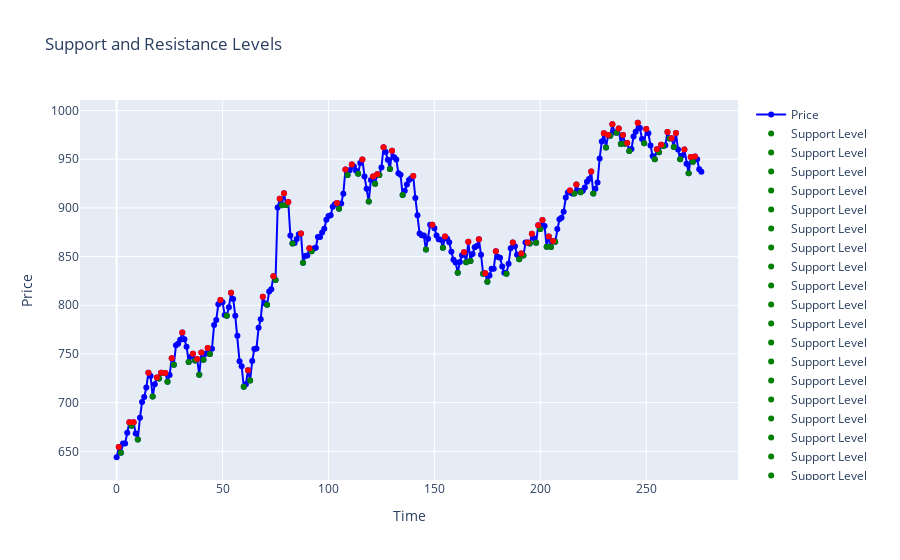

The code cell stored with this chart in its notebook:
### Code cell
import plotly.graph_objects as go

fig = go.Figure()

# Create the price data trace
price_trace = go.Scatter(
    x=list(range(len(price_data))),
    y=price_data,
    mode='lines+markers',
    line=dict(color='blue'),
    marker=dict(color='blue'),
    name='Price'
)
fig.add_trace(price_trace)

# Create support levels traces
for level in support_levels:
    support_trace = go.Scatter(
        x=[level[0]],
        y=[level[1]],
        mode='markers',
        marker=dict(color='green'),
        name='Support Level'
    )
    fig.add_trace(support_trace)

# Create resistance levels traces
for level in resistance_levels:
    resistance_trace = go.Scatter(
        x=[level[0]],
        y=[level[1]],
        mode='markers',
        marker=dict(color='red'),
        name='Resistance Level'
    )
    fig.add_trace(resistance_trace)

fig.update_layout(
    title='Support and Resistance Levels',
    xaxis_title='Time',
    yaxis_title='Price',
    showlegend=True,
    # grid=dict(visible=True),
)

fig.show()

### Figure 1 — Plotly figure (JSON) as saved in the notebook; plotly's stock layout.template omitted (floating-point values rounded to 4 significant figures; data arrays with more than 128 entries replaced by an {"elided": "..."} marker saying what was removed)
{"data": [{"line": {"color": "blue"}, "marker": {"color": "blue"}, "mode": "lines+markers", "name": "Price", "type": "scatter", "x": {"elided": "277 int values"}, "y": {"elided": "277 float values"}}, {"marker": {"color": "green"}, "mode": "markers", "name": "Support Level", "type": "scatter", "x": [2], "y": [648.5]}, {"marker": {"color": "green"}, "mode": "markers", "name": "Support Level", "type": "scatter", "x": [7], "y": [676.2]}, {"marker": {"color": "green"}, "mode": "markers", "name": "Support Level", "type": "scatter", "x": [10], "y": [662.2]}, {"marker": {"color": "green"}, "mode": "markers", "name": "Support Level", "type": "scatter", "x": [17], "y": [706.5]}, {"marker": {"color": "green"}, "mode": "markers", "name": "Support Level", "type": "scatter", "x": [20], "y": [724.8]}, {"marker": {"color": "green"}, "mode": "markers", "name": "Support Level", "type": "scatter", "x": [22], "y": [730.5]}, {"marker": {"color": "green"}, "mode": "markers", "name": "Support Level", "type": "scatter", "x": [24], "y": [721.6]}, {"marker": {"color": "green"}, "mode": "markers", "name": "Support Level", "type": "scatter", "x": [27], "y": [739]}, {"marker": {"color": "green"}, "mode": "markers", "name": "Support Level", "type": "scatter", "x": [34], "y": [741.9]}, {"marker": {"color": "green"}, "mode": "markers", "name": "Support Level", "type": "scatter", "x": [37], "y": [743.4]}, {"marker": {"color": "green"}, "mode": "markers", "name": "Support Level", "type": "scatter", "x": [39], "y": [728.7]}, {"marker": {"color": "green"}, "mode": "markers", "name": "Support Level", "type": "scatter", "x": [41], "y": [744.1]}, {"marker": {"color": "green"}, "mode": "markers", "name": "Support Level", "type": "scatter", "x": [44], "y": [750]}, {"marker": {"color": "green"}, "mode": "markers", "name": "Support Level", "type": "scatter", "x": [52], "y": [789.3]}, {"marker": {"color": "green"}, "mode": "markers", "name": "Support Level", "type": "scatter", "x": [60], "y": [716.5]}, {"marker": {"color": "green"}, "mode": "markers", "name": "Support Level", "type": "scatter", "x": [63], "y": [722.8]}, {"marker": {"color": "green"}, "mode": "markers", "name": "Support Level", "type": "scatter", "x": [71], "y": [800.5]}, {"marker": {"color": "green"}, "mode": "markers", "name": "Support Level", "type": "scatter", "x": [75], "y": [825.9]}, {"marker": {"color": "green"}, "mode": "markers", "name": "Support Level", "type": "scatter", "x": [78], "y": [902.9]}, {"marker": {"color": "green"}, "mode": "markers", "name": "Support Level", "type": "scatter", "x": [80], "y": [903.0]}, {"marker": {"color": "green"}, "mode": "markers", "name": "Support Level", "type": "scatter", "x": [83], "y": [863.5]}, {"marker": {"color": "green"}, "mode": "markers", "name": "Support Level", "type": "scatter", "x": [88], "y": [843.7]}, {"marker": {"color": "green"}, "mode": "markers", "name": "Support Level", "type": "scatter", "x": [92], "y": [855.4]}, {"marker": {"color": "green"}, "mode": "markers", "name": "Support Level", "type": "scatter", "x": [105], "y": [899.2]}, {"marker": {"color": "green"}, "mode": "markers", "name": "Support Level", "type": "scatter", "x": [109], "y": [933.7]}, {"marker": {"color": "green"}, "mode": "markers", "name": "Support Level", "type": "scatter", "x": [114], "y": [935.1]}, {"marker": {"color": "green"}, "mode": "markers", "name": "Support Level", "type": "scatter", "x": [119], "y": [906.6]}, {"marker": {"color": "green"}, "mode": "markers", "name": "Support Level", "type": "scatter", "x": [122], "y": [924.7]}, {"marker": {"color": "green"}, "mode": "markers", "name": "Support Level", "type": "scatter", "x": [124], "y": [933.8]}, {"marker": {"color": "green"}, "mode": "markers", "name": "Support Level", "type": "scatter", "x": [129], "y": [939.9]}, {"marker": {"color": "green"}, "mode": "markers", "name": "Support Level", "type": "scatter", "x": [135], "y": [913.1]}, {"marker": {"color": "green"}, "mode": "markers", "name": "Support Level", "type": "scatter", "x": [146], "y": [857.2]}, {"marker": {"color": "green"}, "mode": "markers", "name": "Support Level", "type": "scatter", "x": [154], "y": [859.1]}, {"marker": {"color": "green"}, "mode": "markers", "name": "Support Level", "type": "scatter", "x": [161], "y": [833.4]}, {"marker": {"color": "green"}, "mode": "markers", "name": "Support Level", "type": "scatter", "x": [165], "y": [844.1]}, {"marker": {"color": "green"}, "mode": "markers", "name": "Support Level", "type": "scatter", "x": [167], "y": [845.5]}, {"marker": {"color": "green"}, "mode": "markers", "name": "Support Level", "type": "scatter", "x": [173], "y": [832.4]}, {"marker": {"color": "green"}, "mode": "markers", "name": "Support Level", "type": "scatter", "x": [175], "y": [824.0]}, {"marker": {"color": "green"}, "mode": "markers", "name": "Support Level", "type": "scatter", "x": [184], "y": [832.5]}, {"marker": {"color": "green"}, "mode": "markers", "name": "Support Level", "type": "scatter", "x": [190], "y": [847.4]}, {"marker": {"color": "green"}, "mode": "markers", "name": "Support Level", "type": "scatter", "x": [192], "y": [851.0]}, {"marker": {"color": "green"}, "mode": "markers", "name": "Support Level", "type": "scatter", "x": [195], "y": [863.4]}, {"marker": {"color": "green"}, "mode": "markers", "name": "Support Level", "type": "scatter", "x": [198], "y": [864.2]}, {"marker": {"color": "green"}, "mode": "markers", "name": "Support Level", "type": "scatter", "x": [200], "y": [878.4]}, {"marker": {"color": "green"}, "mode": "markers", "name": "Support Level", "type": "scatter", "x": [203], "y": [860]}, {"marker": {"color": "green"}, "mode": "markers", "name": "Support Level", "type": "scatter", "x": [205], "y": [859.9]}, {"marker": {"color": "green"}, "mode": "markers", "name": "Support Level", "type": "scatter", "x": [207], "y": [865.3]}, {"marker": {"color": "green"}, "mode": "markers", "name": "Support Level", "type": "scatter", "x": [216], "y": [914.7]}, {"marker": {"color": "green"}, "mode": "markers", "name": "Support Level", "type": "scatter", "x": [219], "y": [916.1]}, {"marker": {"color": "green"}, "mode": "markers", "name": "Support Level", "type": "scatter", "x": [225], "y": [914.9]}, {"marker": {"color": "green"}, "mode": "markers", "name": "Support Level", "type": "scatter", "x": [231], "y": [962.1]}, {"marker": {"color": "green"}, "mode": "markers", "name": "Support Level", "type": "scatter", "x": [233], "y": [974.2]}, {"marker": {"color": "green"}, "mode": "markers", "name": "Support Level", "type": "scatter", "x": [236], "y": [977.1]}, {"marker": {"color": "green"}, "mode": "markers", "name": "Support Level", "type": "scatter", "x": [238], "y": [965.6]}, {"marker": {"color": "green"}, "mode": "markers", "name": "Support Level", "type": "scatter", "x": [240], "y": [966]}, {"marker": {"color": "green"}, "mode": "markers", "name": "Support Level", "type": "scatter", "x": [242], "y": [958.4]}, {"marker": {"color": "green"}, "mode": "markers", "name": "Support Level", "type": "scatter", "x": [249], "y": [966.5]}, {"marker": {"color": "green"}, "mode": "markers", "name": "Support Level", "type": "scatter", "x": [254], "y": [950]}, {"marker": {"color": "green"}, "mode": "markers", "name": "Support Level", "type": "scatter", "x": [256], "y": [957.0]}, {"marker": {"color": "green"}, "mode": "markers", "name": "Support Level", "type": "scatter", "x": [258], "y": [963.6]}, {"marker": {"color": "green"}, "mode": "markers", "name": "Support Level", "type": "scatter", "x": [261], "y": [971.3]}, {"marker": {"color": "green"}, "mode": "markers", "name": "Support Level", "type": "scatter", "x": [263], "y": [962.5]}, {"marker": {"color": "green"}, "mode": "markers", "name": "Support Level", "type": "scatter", "x": [266], "y": [950.0]}, {"marker": {"color": "green"}, "mode": "markers", "name": "Support Level", "type": "scatter", "x": [270], "y": [935.5]}, {"marker": {"color": "green"}, "mode": "markers", "name": "Support Level", "type": "scatter", "x": [272], "y": [947.4]}, {"marker": {"color": "red"}, "mode": "markers", "name": "Resistance Level", "type": "scatter", "x": [1], "y": [654.4]}, {"marker": {"color": "red"}, "mode": "markers", "name": "Resistance Level", "type": "scatter", "x": [6], "y": [679.9]}, {"marker": {"color": "red"}, "mode": "markers", "name": "Resistance Level", "type": "scatter", "x": [8], "y": [679.9]}, {"marker": {"color": "red"}, "mode": "markers", "name": "Resistance Level", "type": "scatter", "x": [15], "y": [730.8]}, {"marker": {"color": "red"}, "mode": "markers", "name": "Resistance Level", "type": "scatter", "x": [19], "y": [725.9]}, {"marker": {"color": "red"}, "mode": "markers", "name": "Resistance Level", "type": "scatter", "x": [21], "y": [730.8]}, {"marker": {"color": "red"}, "mode": "markers", "name": "Resistance Level", "type": "scatter", "x": [23], "y": [730.5]}, {"marker": {"color": "red"}, "mode": "markers", "name": "Resistance Level", "type": "scatter", "x": [26], "y": [745.5]}, {"marker": {"color": "red"}, "mode": "markers", "name": "Resistance Level", "type": "scatter", "x": [31], "y": [772.1]}, {"marker": {"color": "red"}, "mode": "markers", "name": "Resistance Level", "type": "scatter", "x": [36], "y": [750.1]}, {"marker": {"color": "red"}, "mode": "markers", "name": "Resistance Level", "type": "scatter", "x": [38], "y": [744.9]}, {"marker": {"color": "red"}, "mode": "markers", "name": "Resistance Level", "type": "scatter", "x": [40], "y": [751.5]}, {"marker": {"color": "red"}, "mode": "markers", "name": "Resistance Level", "type": "scatter", "x": [43], "y": [756.1]}, {"marker": {"color": "red"}, "mode": "markers", "name": "Resistance Level", "type": "scatter", "x": [49], "y": [805.5]}, {"marker": {"color": "red"}, "mode": "markers", "name": "Resistance Level", "type": "scatter", "x": [54], "y": [812.8]}, {"marker": {"color": "red"}, "mode": "markers", "name": "Resistance Level", "type": "scatter", "x": [62], "y": [733.2]}, {"marker": {"color": "red"}, "mode": "markers", "name": "Resistance Level", "type": "scatter", "x": [69], "y": [808.7]}, {"marker": {"color": "red"}, "mode": "markers", "name": "Resistance Level", "type": "scatter", "x": [74], "y": [829.9]}, {"marker": {"color": "red"}, "mode": "markers", "name": "Resistance Level", "type": "scatter", "x": [77], "y": [909.5]}, {"marker": {"color": "red"}, "mode": "markers", "name": "Resistance Level", "type": "scatter", "x": [79], "y": [915.1]}, {"marker": {"color": "red"}, "mode": "markers", "name": "Resistance Level", "type": "scatter", "x": [81], "y": [906]}, {"marker": {"color": "red"}, "mode": "markers", "name": "Resistance Level", "type": "scatter", "x": [87], "y": [873.7]}, {"marker": {"color": "red"}, "mode": "markers", "name": "Resistance Level", "type": "scatter", "x": [91], "y": [858.6]}, {"marker": {"color": "red"}, "mode": "markers", "name": "Resistance Level", "type": "scatter", "x": [104], "y": [905.1]}, {"marker": {"color": "red"}, "mode": "markers", "name": "Resistance Level", "type": "scatter", "x": [108], "y": [939.4]}, {"marker": {"color": "red"}, "mode": "markers", "name": "Resistance Level", "type": "scatter", "x": [111], "y": [944.6]}, {"marker": {"color": "red"}, "mode": "markers", "name": "Resistance Level", "type": "scatter", "x": [116], "y": [949.8]}, {"marker": {"color": "red"}, "mode": "markers", "name": "Resistance Level", "type": "scatter", "x": [121], "y": [932.2]}, {"marker": {"color": "red"}, "mode": "markers", "name": "Resistance Level", "type": "scatter", "x": [123], "y": [934.5]}, {"marker": {"color": "red"}, "mode": "markers", "name": "Resistance Level", "type": "scatter", "x": [126], "y": [962.3]}, {"marker": {"color": "red"}, "mode": "markers", "name": "Resistance Level", "type": "scatter", "x": [130], "y": [958.8]}, {"marker": {"color": "red"}, "mode": "markers", "name": "Resistance Level", "type": "scatter", "x": [140], "y": [932.7]}, {"marker": {"color": "red"}, "mode": "markers", "name": "Resistance Level", "type": "scatter", "x": [149], "y": [882.6]}, {"marker": {"color": "red"}, "mode": "markers", "name": "Resistance Level", "type": "scatter", "x": [155], "y": [870.8]}, {"marker": {"color": "red"}, "mode": "markers", "name": "Resistance Level", "type": "scatter", "x": [164], "y": [854.4]}, {"marker": {"color": "red"}, "mode": "markers", "name": "Resistance Level", "type": "scatter", "x": [166], "y": [865.1]}, {"marker": {"color": "red"}, "mode": "markers", "name": "Resistance Level", "type": "scatter", "x": [171], "y": [867.8]}, {"marker": {"color": "red"}, "mode": "markers", "name": "Resistance Level", "type": "scatter", "x": [174], "y": [832.9]}, {"marker": {"color": "red"}, "mode": "markers", "name": "Resistance Level", "type": "scatter", "x": [179], "y": [855.6]}, {"marker": {"color": "red"}, "mode": "markers", "name": "Resistance Level", "type": "scatter", "x": [187], "y": [864.6]}, {"marker": {"color": "red"}, "mode": "markers", "name": "Resistance Level", "type": "scatter", "x": [191], "y": [853.3]}, {"marker": {"color": "red"}, "mode": "markers", "name": "Resistance Level", "type": "scatter", "x": [194], "y": [864.5]}, {"marker": {"color": "red"}, "mode": "markers", "name": "Resistance Level", "type": "scatter", "x": [196], "y": [873.4]}, {"marker": {"color": "red"}, "mode": "markers", "name": "Resistance Level", "type": "scatter", "x": [199], "y": [882.3]}, {"marker": {"color": "red"}, "mode": "markers", "name": "Resistance Level", "type": "scatter", "x": [201], "y": [887.6]}, {"marker": {"color": "red"}, "mode": "markers", "name": "Resistance Level", "type": "scatter", "x": [204], "y": [870.6]}, {"marker": {"color": "red"}, "mode": "markers", "name": "Resistance Level", "type": "scatter", "x": [206], "y": [866.0]}, {"marker": {"color": "red"}, "mode": "markers", "name": "Resistance Level", "type": "scatter", "x": [214], "y": [917.8]}, {"marker": {"color": "red"}, "mode": "markers", "name": "Resistance Level", "type": "scatter", "x": [217], "y": [924.0]}, {"marker": {"color": "red"}, "mode": "markers", "name": "Resistance Level", "type": "scatter", "x": [224], "y": [937.5]}, {"marker": {"color": "red"}, "mode": "markers", "name": "Resistance Level", "type": "scatter", "x": [230], "y": [976.8]}, {"marker": {"color": "red"}, "mode": "markers", "name": "Resistance Level", "type": "scatter", "x": [232], "y": [974.8]}, {"marker": {"color": "red"}, "mode": "markers", "name": "Resistance Level", "type": "scatter", "x": [234], "y": [985.9]}, {"marker": {"color": "red"}, "mode": "markers", "name": "Resistance Level", "type": "scatter", "x": [237], "y": [981.5]}, {"marker": {"color": "red"}, "mode": "markers", "name": "Resistance Level", "type": "scatter", "x": [239], "y": [974.9]}, {"marker": {"color": "red"}, "mode": "markers", "name": "Resistance Level", "type": "scatter", "x": [241], "y": [966.6]}, {"marker": {"color": "red"}, "mode": "markers", "name": "Resistance Level", "type": "scatter", "x": [246], "y": [987.5]}, {"marker": {"color": "red"}, "mode": "markers", "name": "Resistance Level", "type": "scatter", "x": [250], "y": [981.0]}, {"marker": {"color": "red"}, "mode": "markers", "name": "Resistance Level", "type": "scatter", "x": [255], "y": [960.1]}, {"marker": {"color": "red"}, "mode": "markers", "name": "Resistance Level", "type": "scatter", "x": [257], "y": [964.9]}, {"marker": {"color": "red"}, "mode": "markers", "name": "Resistance Level", "type": "scatter", "x": [260], "y": [977.9]}, {"marker": {"color": "red"}, "mode": "markers", "name": "Resistance Level", "type": "scatter", "x": [262], "y": [971.5]}, {"marker": {"color": "red"}, "mode": "markers", "name": "Resistance Level", "type": "scatter", "x": [264], "y": [976.8]}, {"marker": {"color": "red"}, "mode": "markers", "name": "Resistance Level", "type": "scatter", "x": [268], "y": [959.9]}, {"marker": {"color": "red"}, "mode": "markers", "name": "Resistance Level", "type": "scatter", "x": [271], "y": [952.2]}, {"marker": {"color": "red"}, "mode": "markers", "name": "Resistance Level", "type": "scatter", "x": [273], "y": [952.9]}], "layout": {"showlegend": true, "title": {"text": "Support and Resistance Levels"}, "xaxis": {"title": {"text": "Time"}}, "yaxis": {"title": {"text": "Price"}}}}
